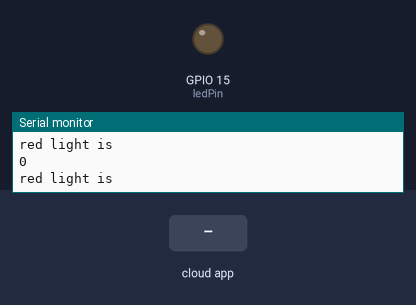
Simulated run of this sketch. Board: ESP8266 (NodeMCU). Parts: output pins drawn as LEDs (lit = HIGH), the last lines printed to the serial monitor. Inputs (shaded band) come from the test bench. WiFi joins after 1.5 s; servers stay silent unless stated; the Firebase database answers and starts empty.

Above: at 3.4 s.
3.5 s: the phone or cloud app sets redlight to 1
At 4.7 s:
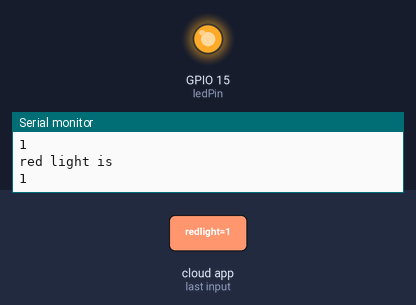
5.1 s: the phone or cloud app sets redlight to 0
At 5.9 s:
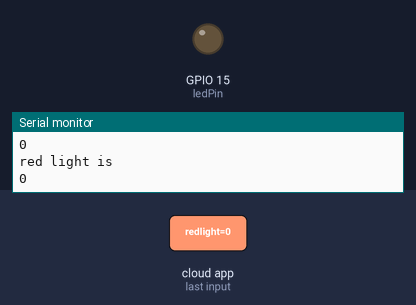
Timing chart, 0 to 8.1 s (numbered marks = the images above; inputs shaded):
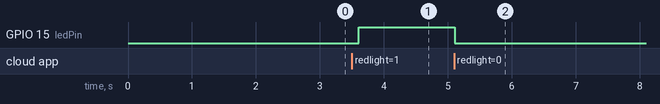

The sketch:

firebasearduinofinal.ino
```cpp
#include <FirebaseArduino.h>

#include <ESP8266WiFi.h>

const int ledPin = 15;


// Set these to your WIFI settings

#define WIFI_SSID "sparsh"

#define WIFI_PASSWORD "sparsh12345"


//Set these to the Firebase project settings

#define FIREBASE_URL "iotboard-f8a25.firebaseio.com"

#define FIREBASE_DB_SECRET "0o5BCW0v0e2fAmHWztdiiD2bNT6FHL0TFxL9beYq"

void setup() {


  pinMode(ledPin, OUTPUT);

  Serial.begin(9600);


  // connect to wifi.

  WiFi.begin(WIFI_SSID, WIFI_PASSWORD);

  Serial.print("connecting");

  while (WiFi.status() != WL_CONNECTED) {

    Serial.print(".");

    delay(500);

  }

  Serial.println();

  Serial.print("connected: ");

  Serial.println(WiFi.localIP());


  //begin Firebase

  Firebase.begin(FIREBASE_URL, FIREBASE_DB_SECRET);
  Firebase.set("pushbutton", 0);

  Firebase.set("sunlight", 0);

  Firebase.set("redlight", 0);

  Firebase.set("cooldown", 0);

  Firebase.set("brrr", 0);


}


void loop() {


  //check if streaming failed and try to restart

  if (Firebase.failed()) {

    Serial.println("streaming error");

    Serial.println(Firebase.error());

    delay(1000);

  //  Firebase.stream(PATH);

    return;

  }


  if (Firebase.available()) {

        Serial.print("red light is");
        Serial.print(Firebase.getInt("redlight"));


      if (Firebase.failed()) {

         Serial.print("setting /number failed:");

         Serial.println(Firebase.error());

      }


    }if(Firebase.getInt("redlight")== 1)
        digitalWrite(ledPin,1);
      else
        digitalWrite(ledPin,0);
      Serial.println("red light is");
        Serial.println(Firebase.getInt("redlight"));

  }


void blink() {

  digitalWrite(LED_BUILTIN, HIGH);

  delay(500);

  digitalWrite(LED_BUILTIN, LOW);

  delay(500);

}
```

Measured:
- after the input at 3.5 s, GPIO 15 (ledPin): LOW → HIGH after 0.10 s
- after the input at 5.1 s, GPIO 15 (ledPin): HIGH → LOW at once
